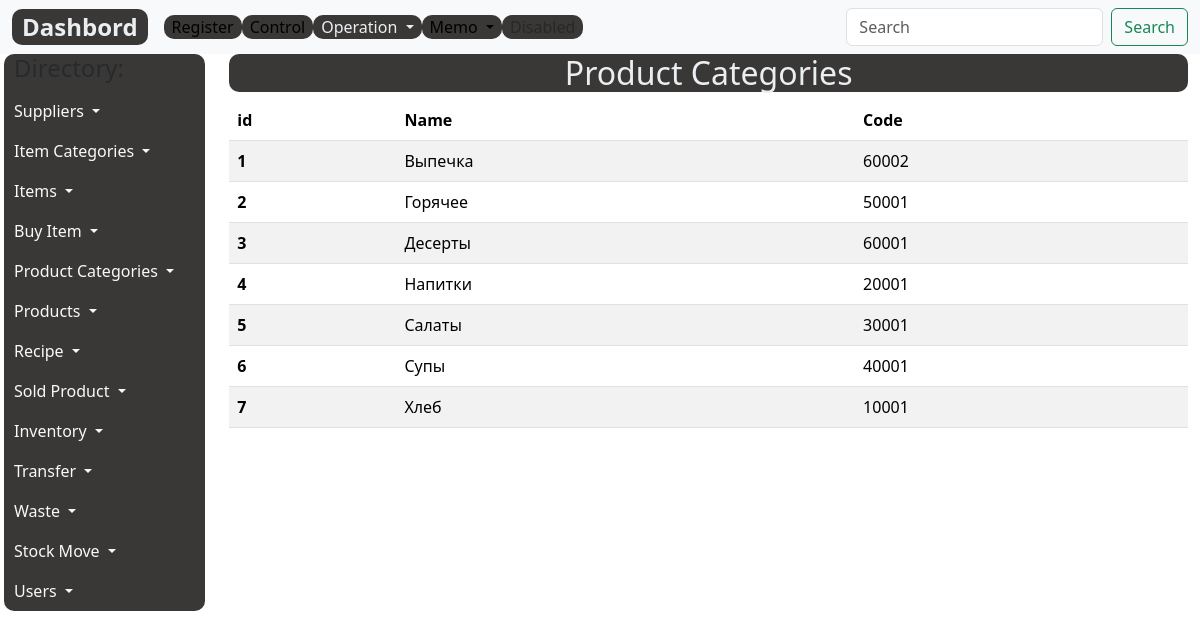
Before: /categories-list/ with the older database file.
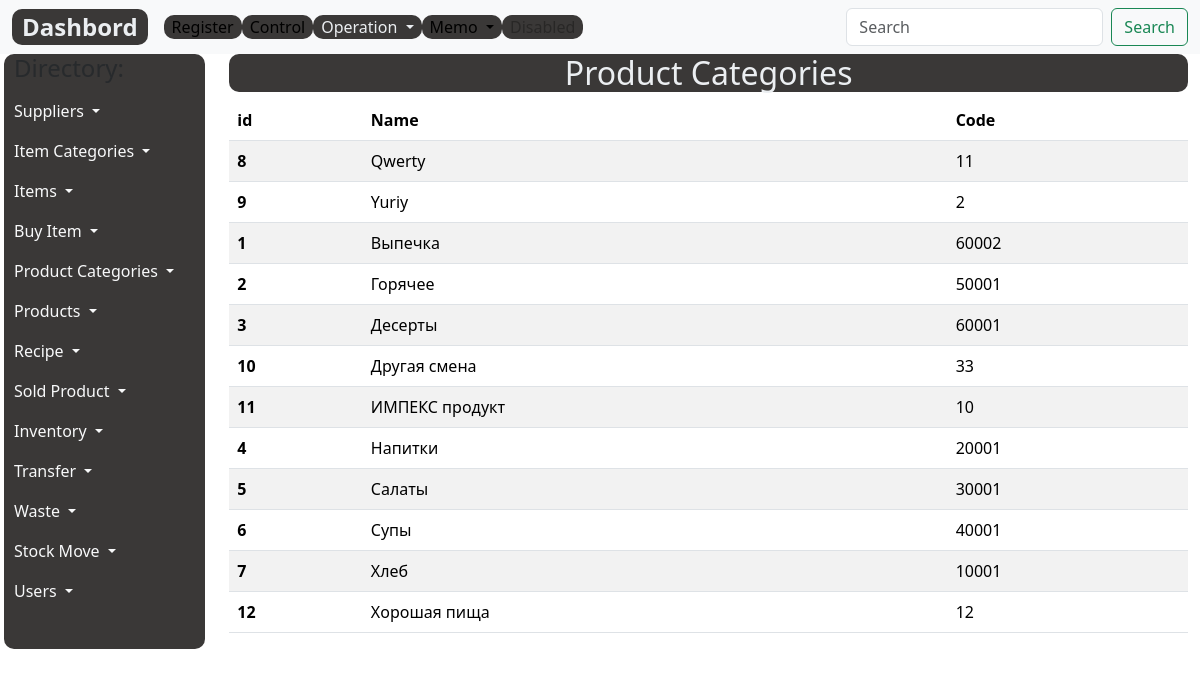
After: the same page with the newer database file.
### register/models.py (models this page shows, shortened)
class Category(models.Model):
    code= models.CharField(max_length=5, help_text="Не более 5 цифр",  unique=True,verbose_name='Код')
    name = models.CharField(max_length=200, help_text="Не более 200 знаков", db_index=True, verbose_name='Категория')
    slug= models.SlugField(max_length=255, verbose_name='Url', unique=True)
    class Meta:
        ordering = ['name']
        verbose_name = 'Категория продукта'
        verbose_name_plural = 'Категории продуктов'

### register/views.py (the view)
# urls.py: path('categories-list/', ProductCategoriesListView.as_view(), name='categories-list'),
class ProductCategoriesListView(ListView):
    model = Category
    template_name = 'register/items/category.html'
    context_object_name = 'categories'

### register/templates/register/items/category.html (shortened to what this page needs)
{% extends 'base.html' %}
{% load static %}
{% block content %}
<div class="container">
  <h1 class="custom">Product Categories </h1>
  <table class="table table-striped">
    <thead>
      <tr>
        <th scope="col">id</th>
        <th scope="col">Name</th>
        <th scope="col">Code</th>
      </tr>
    </thead>
    <tbody>
      {% for category in categories%}
      <tr>
        <th scope="row">{{category.id}}</th>
        <td>{{category.name}}</td>
        <td>{{category.code}}</td>
      </tr>
      {% endfor %}
    </tbody>
  </table>
</div>
{% endblock %}

Changed rows visible on the page:
added Category: id "8", name "Qwerty", code "11"
added Category: id "9", name "Yuriy", code "2"
added Category: id "10", name "Другая смена", code "33"
added Category: id "11", name "ИМПЕКС продукт", code "10"
added Category: id "12", name "Хорошая пища", code "12"
